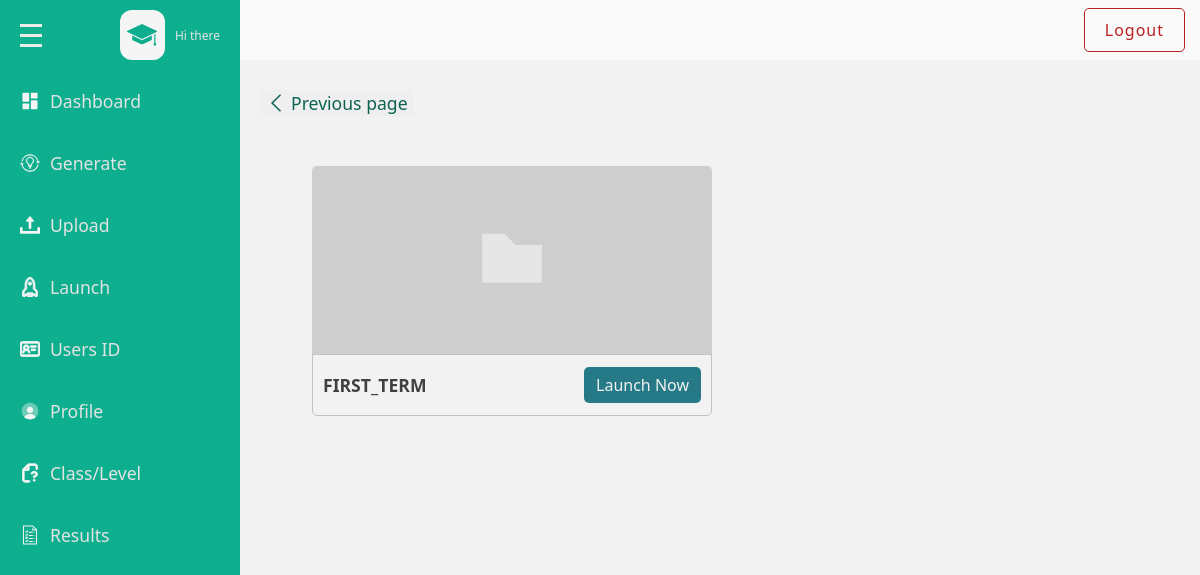
/admins/term/12/ (signed in), run on an earlier commit of the app's database.
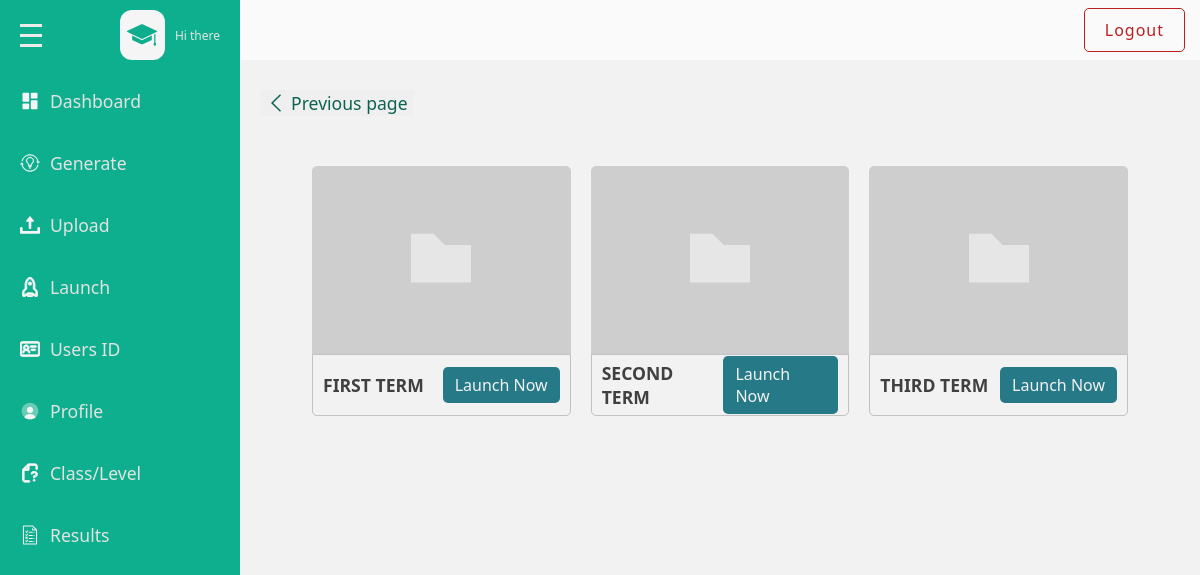
And on a later commit of the database.
### base/models.py (models this page shows, shortened)
class TermOrSemester(models.Model):
    TERM_CHOICES = [
        ('First Term', 'First Term'),
        ('second term', 'Second Term'),
        ('third term', 'Third Term'),
        ('first semester', 'First Semester'),
        ('second semester', 'Second Semester'),
        ('general exam', 'General Exam'),
        ('Start Test', 'Start Test'),
    ]
    name = models.CharField(max_length=20, choices=TERM_CHOICES)
    class_or_level = models.ForeignKey("ClassOrLevel", on_delete=models.CASCADE , null=True)

### admins/views.py (the view)
# urls.py: path('term/<str:pk>/',views.term,name='term'),
@login_required(login_url='admins:login')
def term (request,pk):
    class_or_level = get_object_or_404(ClassOrLevel, pk=pk)
    terms = TermOrSemester.objects.filter(class_or_level=class_or_level)
    context = {
        'terms':terms
    }
    return render (request, 'admins/term.html',context)

### base/templates/admins/term.html (shortened to what the changed rows need)
{% load static %}
<!DOCTYPE html>
<html lang="en">
<head>
    <link rel = "stylesheet" href = "{% static 'css/style.css' %}"/>
</head>
<body>
    <div class = "page">
        <div class = "wrapper">
                                <!DOCTYPE svg PUBLIC "-//W3C//DTD SVG 1.1//EN" "http://www.w3.org/Graphics/SVG/1.1/DTD/svg11.dtd">
                                <!DOCTYPE svg PUBLIC "-//W3C//DTD SVG 1.1//EN" "http://www.w3.org/Graphics/SVG/1.1/DTD/svg11.dtd">
                                <!DOCTYPE svg PUBLIC "-//W3C//DTD SVG 1.1//EN" "http://www.w3.org/Graphics/SVG/1.1/DTD/svg11.dtd">
                                <!DOCTYPE svg PUBLIC "-//W3C//DTD SVG 1.1//EN" "http://www.w3.org/Graphics/SVG/1.1/DTD/svg11.dtd">
                                <!DOCTYPE svg PUBLIC "-//W3C//DTD SVG 1.1//EN" "http://www.w3.org/Graphics/SVG/1.1/DTD/svg11.dtd">
                                <!DOCTYPE svg PUBLIC "-//W3C//DTD SVG 1.1//EN" "http://www.w3.org/Graphics/SVG/1.1/DTD/svg11.dtd">
                                <!DOCTYPE svg PUBLIC "-//W3C//DTD SVG 1.1//EN" "http://www.w3.org/Graphics/SVG/1.1/DTD/svg11.dtd">
                                <!DOCTYPE svg PUBLIC "-//W3C//DTD SVG 1.1//EN" "http://www.w3.org/Graphics/SVG/1.1/DTD/svg11.dtd">
                                <!DOCTYPE svg PUBLIC "-//W3C//DTD SVG 1.1//EN" "http://www.w3.org/Graphics/SVG/1.1/DTD/svg11.dtd">
                                <!DOCTYPE svg PUBLIC "-//W3C//DTD SVG 1.1//EN" "http://www.w3.org/Graphics/SVG/1.1/DTD/svg11.dtd">
            <div class = "main-content">
                <div class = "question-pdf-box-wrapper">
                    {% for terms in terms %}
                    <div class = "question-pdf-box">
                        <a href = "{% url 'admins:subject' terms.pk %}" class = "pdf-graphics flex-center">
                            <!DOCTYPE svg PUBLIC "-//W3C//DTD SVG 1.1//EN" "http://www.w3.org/Graphics/SVG/1.1/DTD/svg11.dtd">
                        </a>
                        <div class="question-pdf-details flex">
                            <h3 class ="question-pdf-name">{{terms.name|upper}}</h3>
                            <a href = "{% url 'admins:launch' terms.pk %}" class = "launch-link">Launch Now</a>
                        </div>
                    </div>
                    {% endfor %}
                </div>
            </div>
        </div>
    </div>
</body>
</html>

What changed in the data, as far as the page shows it:
removed TermOrSemester: name "FIRST_TERM"
added TermOrSemester: name "FIRST TERM"
added TermOrSemester: name "SECOND TERM"
added TermOrSemester: name "THIRD TERM"
